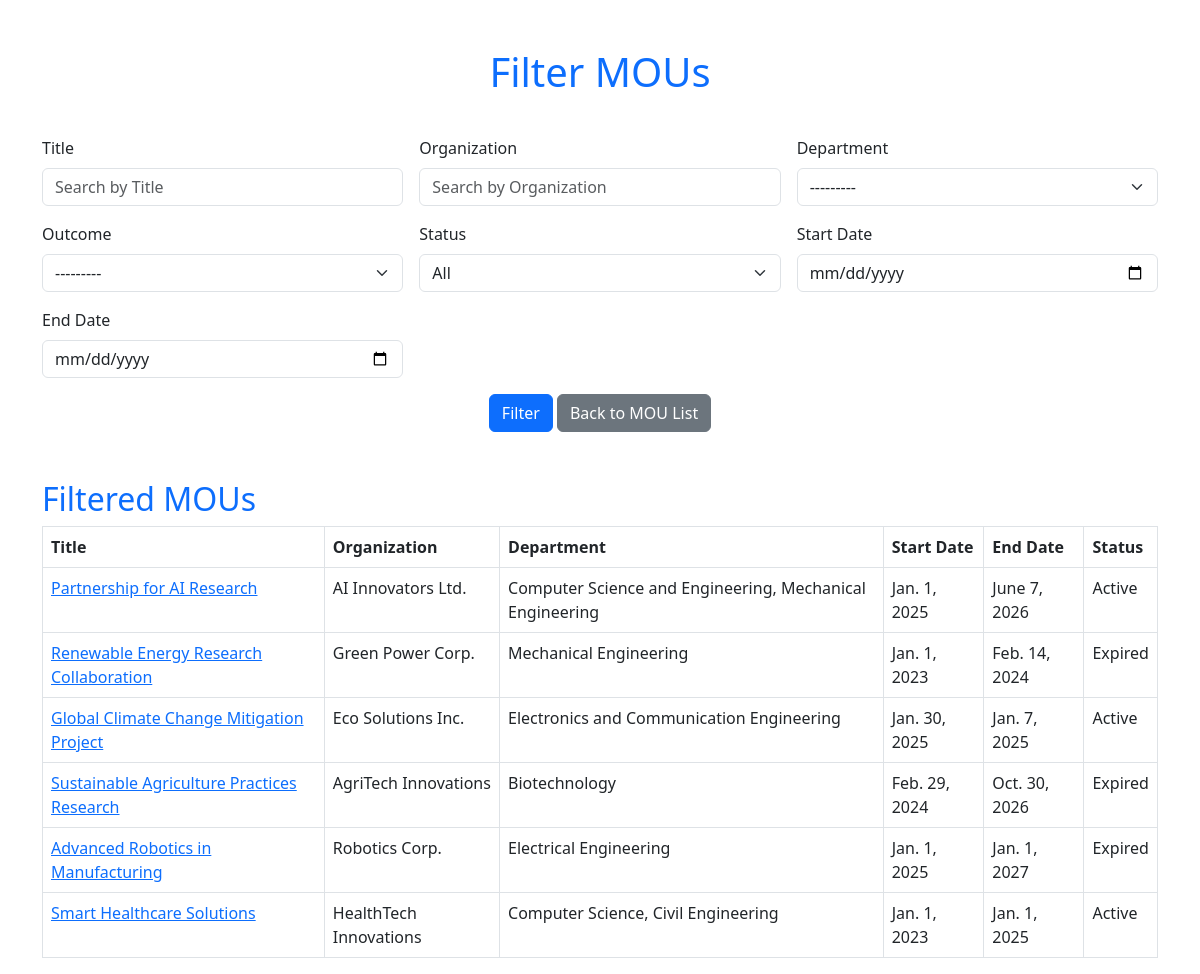
/filter/, run on the app's committed database.
### mou/models.py (models this page shows, shortened)
class MOU(models.Model):
    title = models.CharField(max_length=255)
    organization_name = models.CharField(max_length=255, blank=True, null=True)
    department_choices = [
        ('cse', 'Computer Science and Engineering'),
        ('it', 'Information Technology'),
        ('ece', 'Electronics and Communication Engineering'),
        ('mech', 'Mechanical Engineering'),
        ('civil', 'Civil Engineering'),
    ]
    department = models.ManyToManyField('Department', related_name='mous')
    start_date = models.DateField()
    end_date = models.DateField()
    document = models.FileField(upload_to='mou_documents/', blank=True, null=True)
    status_choices = [
        ('draft', 'Draft'),
        ('active', 'Active'),
        ('expired', 'Expired'),
    ]
    status = models.CharField(max_length=20, choices=status_choices, default='draft')
    mou_coordinator_name = models.CharField(max_length=100, blank=True, null=True)
    mou_coordinator_mobile = models.CharField(max_length=15, blank=True, null=True)
    mou_coordinator_email = models.EmailField(blank=True, null=True)
    staff_coordinator_name = models.CharField(max_length=100, blank=True, null=True)
    staff_coordinator_mobile = models.CharField(max_length=15, blank=True, null=True)
    staff_coordinator_email = models.EmailField(blank=True, null=True)
    outcome_choices = [
        ('placement', 'Placement'),
        ('iv', 'Industrial Visit'),
        ('workshop', 'Workshop'),
        ('research', 'Research Collaboration'),
        ('internship', 'Internship'),
    ]
    outcome = models.ManyToManyField(Outcome, related_name='mous')
    payment_paid = models.DecimalField(max_digits=10, decimal_places=2, default=0.00)

class Department(models.Model):
    code = models.CharField(max_length=10, unique=True)
    name = models.CharField(max_length=100)
    def __str__(self):
        return self.name

### mou/views.py (the view, shortened to what this page needs)
# urls.py: path('filter/', views.filter_mou, name='filter_mou'),
def filter_mou(request):
    form = MOUFilterForm(request.GET or None)
    mous = MOU.objects.all()
    return render(request, 'mou/filter_mou.html', {'form': form, 'mous': mous})

### mou/models.py (called while the page is built)
    def __str__(self):
        return self.name

### mou/templates/mou/filter_mou.html (shortened to what this page needs)
<!DOCTYPE html>
<html lang="en">
<head>
    <link href="https://cdn.jsdelivr.net/npm/bootstrap@5.3.0/dist/css/bootstrap.min.css" rel="stylesheet">
</head>
<body>
    <div class="container mt-5">
        <h1 class="text-center text-primary">Filter MOUs</h1>
        <form method="get" class="row g-3 mt-4">
            <div class="col-md-4">
                <label for="id_title" class="form-label">Title</label>
                {{ form.title }}
            </div>
            <div class="col-md-4">
                <label for="id_organization_name" class="form-label">Organization</label>
                {{ form.organization_name }}
            </div>
            <div class="col-md-4">
                <label for="id_department" class="form-label">Department</label>
                {{ form.department }}
            </div>
            <div class="col-md-4">
                <label for="id_outcome" class="form-label">Outcome</label>
                {{ form.outcome }}
            </div>
            <div class="col-md-4">
                <label for="id_status" class="form-label">Status</label>
                {{ form.status }}
            </div>
            <div class="col-md-4">
                <label for="id_start_date" class="form-label">Start Date</label>
                {{ form.start_date }}
            </div>
            <div class="col-md-4">
                <label for="id_end_date" class="form-label">End Date</label>
                {{ form.end_date }}
            </div>
            <div class="col-12 text-center">
                <button type="submit" class="btn btn-primary">Filter</button>
                <a href="{% url 'mou_list' %}" class="btn btn-secondary">Back to MOU List</a>
            </div>
        </form>
        <div class="mt-5">
            <h2 class="text-primary">Filtered MOUs</h2>
            {% if mous %}
                <table class="table table-bordered table-hover">
                    <thead>
                        <tr>
                            <th>Title</th>
                            <th>Organization</th>
                            <th>Department</th>
                            <th>Start Date</th>
                            <th>End Date</th>
                            <th>Status</th>
                        </tr>
                    </thead>
                    <tbody>
                        {% for mou in mous %}
                            <tr>
                                <td>
                                    <a href="{% url 'view_mou' mou.id %}">
                                        {{ mou.title }}
                                    </a>
                                </td>
                                <td>{{ mou.organization_name }}</td>
                                <td>{{ mou.department.all|join:", " }}</td>
                                <td>{{ mou.start_date }}</td>
                                <td>{{ mou.end_date }}</td>
                                <td>{{ mou.get_status_display }}</td>
                            </tr>
                        {% endfor %}
                    </tbody>
                </table>
            {% else %}
                <p class="text-muted">No MOUs match the criteria.</p>
            {% endif %}
        </div>
    </div>
</body>
</html>

### data on the page
MOU: title "Partnership for AI Research", organization_name "AI Innovators Ltd.", department.all "Computer Science and Engineering, Mechanical Engineering", start_date "Jan. 1, 2025", end_date "June 7, 2026", status "Active"
MOU: title "Renewable Energy Research Collaboration", organization_name "Green Power Corp.", department.all "Mechanical Engineering", start_date "Jan. 1, 2023", end_date "Feb. 14, 2024", status "Expired"
MOU: title "Global Climate Change Mitigation Project", organization_name "Eco Solutions Inc.", department.all "Electronics and Communication Engineering", start_date "Jan. 30, 2025", end_date "Jan. 7, 2025", status "Active"
MOU: title "Sustainable Agriculture Practices Research", organization_name "AgriTech Innovations", department.all "Biotechnology", start_date "Feb. 29, 2024", end_date "Oct. 30, 2026", status "Expired"
MOU: title "Advanced Robotics in Manufacturing", organization_name "Robotics Corp.", department.all "Electrical Engineering", start_date "Jan. 1, 2025", end_date "Jan. 1, 2027", status "Expired"
MOU: title "Smart Healthcare Solutions", organization_name "HealthTech Innovations", department.all "Computer Science, Civil Engineering", start_date "Jan. 1, 2023", end_date "Jan. 1, 2025", status "Active"
